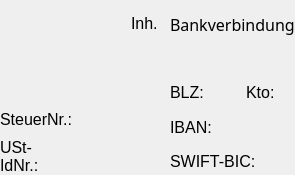
           <widget class="QWidget" name="Underline" native="true">
            <property name="styleSheet">
             <string notr="true">font-size: 16px;</string>
            </property>
            <layout class="QHBoxLayout" name="horizontalLayout_10">
             <property name="leftMargin">
              <number>0</number>
             </property>
             <property name="topMargin">
              <number>10</number>
             </property>
             <property name="rightMargin">
              <number>0</number>
             </property>
             <property name="bottomMargin">
              <number>0</number>
             </property>
             <item>
              <layout class="QVBoxLayout" name="verticalLayout">
               <item>
                <layout class="QHBoxLayout" name="horizontalLayout_11">
                 <item>
                  <widget class="EditableSelection" name="PHFirm_3" native="true">
                   <property name="minimumSize">
                    <size>
                     <width>125</width>
                     <height>26</height>
                    </size>
                   </property>
                  </widget>
                 </item>
                 <item>
                  <widget class="QLabel" name="label_16">
                   <property name="text">
                    <string>Inh.</string>
                   </property>
                   <property name="wordWrap">
                    <bool>true</bool>
                   </property>
                  </widget>
                 </item>
                 <item>
                  <widget class="EditableLine" name="PHNameSurname_2" native="true">
                   <property name="sizePolicy">
                    <sizepolicy hsizetype="Preferred" vsizetype="Preferred">
                     <horstretch>1</horstretch>
                     <verstretch>0</verstretch>
                    </sizepolicy>
                   </property>
                   <property name="minimumSize">
                    <size>
                     <width>0</width>
                     <height>26</height>
                    </size>
                   </property>
                  </widget>
                 </item>
                </layout>
               </item>
               <item>
                <widget class="EditableLine" name="PHAddress_2" native="true">
                 <property name="sizePolicy">
                  <sizepolicy hsizetype="Preferred" vsizetype="Preferred">
                   <horstretch>1</horstretch>
                   <verstretch>0</verstretch>
                  </sizepolicy>
                 </property>
                 <property name="minimumSize">
                  <size>
                   <width>0</width>
                   <height>26</height>
                  </size>
                 </property>
                </widget>
               </item>
               <item>
                <layout class="QHBoxLayout" name="horizontalLayout_12">
                 <item>
                  <widget class="EditableLine" name="PHZip_2" native="true">
                   <property name="sizePolicy">
                    <sizepolicy hsizetype="Preferred" vsizetype="Preferred">
                     <horstretch>1</horstretch>
                     <verstretch>0</verstretch>
                    </sizepolicy>
                   </property>
                   <property name="minimumSize">
                    <size>
                     <width>0</width>
                     <height>26</height>
                    </size>
                   </property>
                  </widget>
                 </item>
                 <item>
                  <widget class="EditableLine" name="PHCity_2" native="true">
                   <property name="sizePolicy">
                    <sizepolicy hsizetype="Preferred" vsizetype="Preferred">
                     <horstretch>1</horstretch>
                     <verstretch>0</verstretch>
                    </sizepolicy>
                   </property>
                   <property name="minimumSize">
                    <size>
                     <width>0</width>
                     <height>26</height>
                    </size>
                   </property>
                  </widget>
                 </item>
                </layout>
               </item>
               <item>
                <layout class="QHBoxLayout" name="horizontalLayout_13">
                 <item>
                  <widget class="QLabel" name="label_18">
                   <property name="minimumSize">
                    <size>
                     <width>70</width>
                     <height>0</height>
                    </size>
                   </property>
                   <property name="styleSheet">
                    <string notr="true"/>
                   </property>
                   <property name="text">
                    <string>SteuerNr.:</string>
                   </property>
                   <property name="wordWrap">
                    <bool>true</bool>
                   </property>
                  </widget>
                 </item>
                 <item>
                  <widget class="EditableLine" name="PHTax" native="true">
                   <property name="sizePolicy">
                    <sizepolicy hsizetype="Preferred" vsizetype="Preferred">
                     <horstretch>1</horstretch>
                     <verstretch>0</verstretch>
                    </sizepolicy>
                   </property>
                   <property name="minimumSize">
                    <size>
                     <width>0</width>
                     <height>26</height>
                    </size>
                   </property>
                  </widget>
                 </item>
                </layout>
               </item>
               <item>
                <layout class="QHBoxLayout" name="horizontalLayout_15">
                 <item>
                  <widget class="QLabel" name="label_19">
                   <property name="minimumSize">
                    <size>
                     <width>70</width>
                     <height>0</height>
                    </size>
                   </property>
                   <property name="styleSheet">
                    <string notr="true"/>
                   </property>
                   <property name="text">
                    <string>USt-IdNr.:</string>
                   </property>
                   <property name="wordWrap">
                    <bool>true</bool>
                   </property>
                  </widget>
                 </item>
                 <item>
                  <widget class="EditableLine" name="PHUST" native="true">
                   <property name="sizePolicy">
                    <sizepolicy hsizetype="Preferred" vsizetype="Preferred">
                     <horstretch>1</horstretch>
                     <verstretch>0</verstretch>
                    </sizepolicy>
                   </property>
                   <property name="minimumSize">
                    <size>
                     <width>0</width>
                     <height>26</height>
                    </size>
                   </property>
                  </widget>
                 </item>
                </layout>
               </item>
              </layout>
             </item>
             <item>
              <layout class="QVBoxLayout" name="verticalLayout_2">
               <item>
                <widget class="QLabel" name="label_17">
                 <property name="sizePolicy">
                  <sizepolicy hsizetype="Preferred" vsizetype="Preferred">
                   <horstretch>1</horstretch>
                   <verstretch>0</verstretch>
                  </sizepolicy>
                 </property>
                 <property name="font">
                  <font>
                   <family>Times New Roman,Times,serif</family>
                   <pointsize>-1</pointsize>
                  </font>
                 </property>
                 <property name="text">
                  <string>Bankverbindung</string>
                 </property>
                 <property name="wordWrap">
                  <bool>true</bool>
                 </property>
                </widget>
               </item>
               <item>
                <widget class="EditableLine" name="PHBank" native="true">
                 <property name="sizePolicy">
                  <sizepolicy hsizetype="Preferred" vsizetype="Preferred">
                   <horstretch>1</horstretch>
                   <verstretch>0</verstretch>
                  </sizepolicy>
                 </property>
                 <property name="minimumSize">
                  <size>
                   <width>0</width>
                   <height>26</height>
                  </size>
                 </property>
                </widget>
               </item>
               <item>
                <layout class="QHBoxLayout" name="horizontalLayout_16">
                 <item>
                  <widget class="QLabel" name="label_20">
                   <property name="minimumSize">
                    <size>
                     <width>50</width>
                     <height>0</height>
                    </size>
                   </property>
                   <property name="text">
                    <string>BLZ:</string>
                   </property>
                   <property name="wordWrap">
                    <bool>true</bool>
                   </property>
                  </widget>
                 </item>
                 <item>
                  <widget class="EditableLine" name="PHBLZ" native="true">
                   <property name="sizePolicy">
                    <sizepolicy hsizetype="Preferred" vsizetype="Preferred">
                     <horstretch>1</horstretch>
                     <verstretch>0</verstretch>
                    </sizepolicy>
                   </property>
                   <property name="minimumSize">
                    <size>
                     <width>0</width>
                     <height>26</height>
                    </size>
                   </property>
                  </widget>
                 </item>
                 <item>
                  <widget class="QLabel" name="label_21">
                   <property name="text">
                    <string>Kto:</string>
                   </property>
                   <property name="wordWrap">
                    <bool>true</bool>
                   </property>
                  </widget>
                 </item>
                 <item>
                  <widget class="EditableLine" name="PHKto" native="true">
                   <property name="sizePolicy">
                    <sizepolicy hsizetype="Preferred" vsizetype="Preferred">
                     <horstretch>1</horstretch>
                     <verstretch>0</verstretch>
                    </sizepolicy>
                   </property>
                   <property name="minimumSize">
                    <size>
                     <width>0</width>
                     <height>26</height>
                    </size>
                   </property>
                  </widget>
                 </item>
                </layout>
               </item>
               <item>
                <layout class="QHBoxLayout" name="horizontalLayout_17">
                 <item>
                  <widget class="QLabel" name="label_22">
                   <property name="minimumSize">
                    <size>
                     <width>50</width>
                     <height>0</height>
                    </size>
                   </property>
                   <property name="text">
                    <string>IBAN:</string>
                   </property>
                   <property name="wordWrap">
                    <bool>true</bool>
                   </property>
                  </widget>
                 </item>
                 <item>
                  <widget class="EditableLine" name="PHIBAN" native="true">
                   <property name="sizePolicy">
                    <sizepolicy hsizetype="Preferred" vsizetype="Preferred">
                     <horstretch>1</horstretch>
                     <verstretch>0</verstretch>
                    </sizepolicy>
                   </property>
                   <property name="minimumSize">
                    <size>
                     <width>0</width>
                     <height>26</height>
                    </size>
                   </property>
                  </widget>
                 </item>
                </layout>
               </item>
               <item>
                <layout class="QHBoxLayout" name="horizontalLayout_18">
                 <item>
                  <widget class="QLabel" name="label_23">
                   <property name="text">
                    <string>SWIFT-BIC:</string>
                   </property>
                   <property name="wordWrap">
                    <bool>true</bool>
                   </property>
                  </widget>
                 </item>
                 <item>
                  <widget class="EditableLine" name="PHBIC" native="true">
                   <property name="sizePolicy">
                    <sizepolicy hsizetype="Preferred" vsizetype="Preferred">
                     <horstretch>1</horstretch>
                     <verstretch>0</verstretch>
                    </sizepolicy>
                   </property>
                   <property name="minimumSize">
                    <size>
                     <width>0</width>
                     <height>26</height>
                    </size>
                   </property>
                  </widget>
                 </item>
                </layout>
               </item>
              </layout>
             </item>
            </layout>
           </widget>
